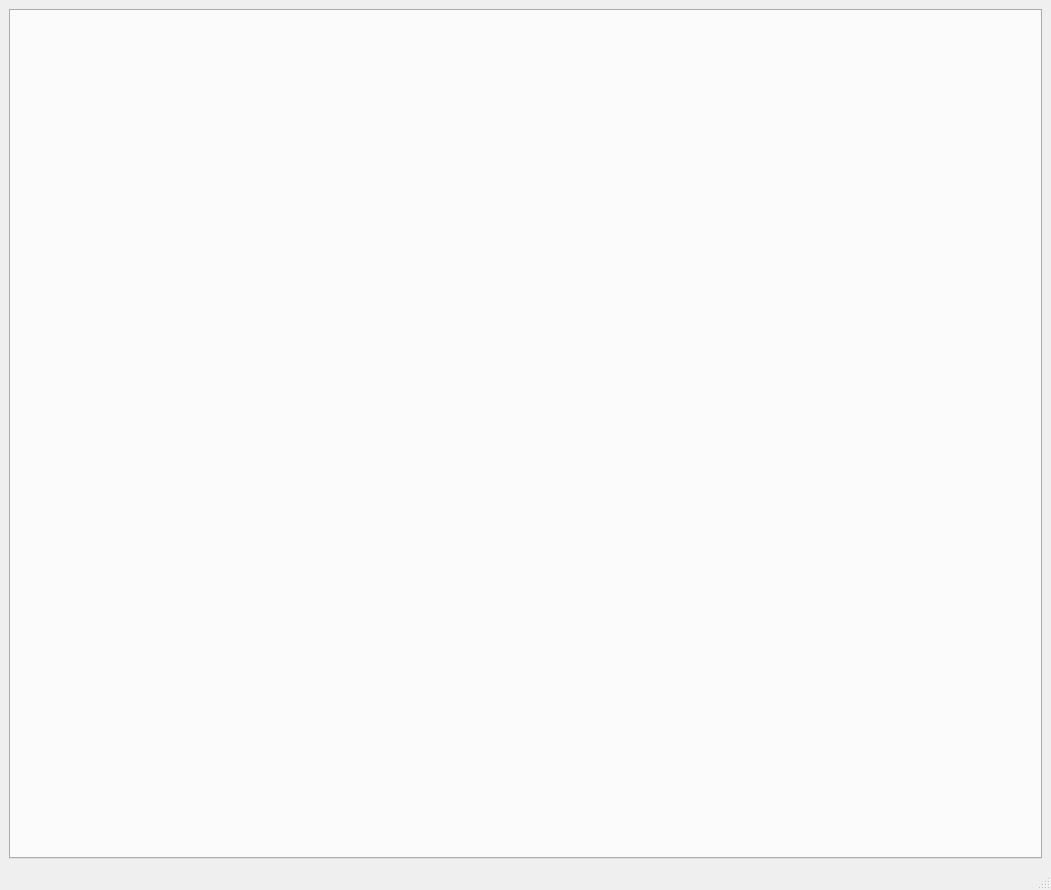
<?xml version="1.0" encoding="UTF-8"?>
<ui version="4.0">
 <class>MainWindow</class>
 <widget class="QMainWindow" name="MainWindow">
  <property name="geometry">
   <rect>
    <x>0</x>
    <y>0</y>
    <width>1051</width>
    <height>890</height>
   </rect>
  </property>
  <property name="windowTitle">
   <string>beadedstream Factory App</string>
  </property>
  <property name="windowIcon">
   <iconset>
    <normaloff>../calibration-app/images/icon.ico</normaloff>../calibration-app/images/icon.ico</iconset>
  </property>
  <widget class="QWidget" name="centralwidget">
   <layout class="QGridLayout" name="gridLayout_3">
    <item row="0" column="1">
     <widget class="QTabWidget" name="tabWidget">
      <property name="currentIndex">
       <number>1</number>
      </property>
     </widget>
    </item>
   </layout>
  </widget>
  <widget class="QStatusBar" name="statusbar"/>
  <widget class="QMenuBar" name="menubar">
   <property name="geometry">
    <rect>
     <x>0</x>
     <y>0</y>
     <width>1051</width>
     <height>22</height>
    </rect>
   </property>
  </widget>
 </widget>
 <resources/>
 <connections/>
</ui>
